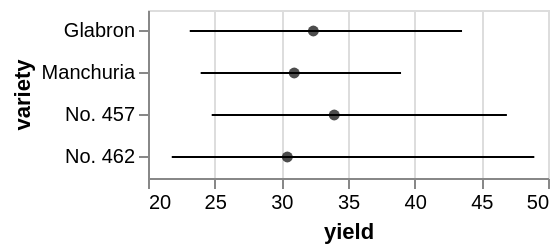

Here is the Vega-Lite specification saved for this chart:
### Vega specification from a JSON file in a GitHub repository (floating-point values rounded to 4 significant figures)
{"$schema": "https://vega.github.io/schema/vega/v4.json", "autosize": "pad", "padding": 5, "width": 200, "style": "cell", "data": [{"name": "source_0", "values": [{"lower_yield": 23.13, "upper_yield": 43.55, "center": 32.4, "variety": "Glabron"}, {"lower_yield": 23.95, "upper_yield": 38.98, "center": 30.97, "variety": "Manchuria"}, {"lower_yield": 24.78, "upper_yield": 46.92, "center": 33.97, "variety": "No. 457"}, {"lower_yield": 21.78, "upper_yield": 48.97, "center": 30.45, "variety": "No. 462"}]}, {"name": "data_1", "source": "source_0", "transform": [{"type": "formula", "expr": "datum.upper_yield", "as": "lower_upper_yield"}, {"type": "formula", "expr": "datum.lower_yield", "as": "upper_upper_yield"}]}, {"name": "data_2", "source": "source_0", "transform": [{"type": "formula", "expr": "toNumber(datum[\"center\"])", "as": "center"}]}], "signals": [{"name": "y_step", "value": 21}, {"name": "height", "update": "bandspace(domain('y').length, 0.1, 0.05) * y_step"}], "marks": [{"name": "layer_0_layer_0_marks", "type": "rule", "style": ["rule", "errorbar-rule"], "from": {"data": "data_1"}, "encode": {"update": {"stroke": [{"test": "datum[\"lower_upper_yield\"] === null || isNaN(datum[\"lower_upper_yield\"])", "value": null}, {"value": "black"}], "tooltip": {"signal": "{\"yield\": format(datum[\"lower_upper_yield\"], \"\"), \"variety\": ''+datum[\"variety\"], \"upper_upper_yield\": format(datum[\"upper_upper_yield\"], \"\")}"}, "x": {"scale": "x", "field": "lower_upper_yield"}, "y": {"scale": "y", "field": "variety", "band": 0.5}, "x2": {"scale": "x", "field": "upper_upper_yield"}}}}, {"name": "layer_1_marks", "type": "symbol", "style": ["point"], "from": {"data": "data_2"}, "encode": {"update": {"opacity": {"value": 0.7}, "fill": [{"test": "datum[\"center\"] === null || isNaN(datum[\"center\"])", "value": null}, {"value": "black"}], "tooltip": {"signal": "{\"center\": format(datum[\"center\"], \"\"), \"variety\": ''+datum[\"variety\"]}"}, "x": {"scale": "x", "field": "center"}, "y": {"scale": "y", "field": "variety", "band": 0.5}}}}], "scales": [{"name": "x", "type": "linear", "domain": {"fields": [{"data": "data_1", "field": "lower_upper_yield"}, {"data": "data_1", "field": "upper_upper_yield"}, {"data": "data_2", "field": "center"}]}, "range": [0, {"signal": "width"}], "zero": false, "nice": true}, {"name": "y", "type": "band", "domain": {"fields": [{"data": "data_1", "field": "variety"}, {"data": "data_2", "field": "variety"}], "sort": true}, "range": {"step": {"signal": "y_step"}}, "paddingInner": 0.1, "paddingOuter": 0.05}], "axes": [{"scale": "x", "orient": "bottom", "grid": false, "title": "yield", "labelFlush": true, "labelOverlap": true, "tickCount": {"signal": "ceil(width/40)"}, "zindex": 1}, {"scale": "x", "orient": "bottom", "grid": true, "gridScale": "y", "tickCount": {"signal": "ceil(width/40)"}, "domain": false, "labels": false, "maxExtent": 0, "minExtent": 0, "ticks": false, "zindex": 0}, {"scale": "y", "orient": "left", "grid": false, "title": "variety", "labelOverlap": true, "zindex": 1}], "config": {"axisY": {"minExtent": 30}}}
